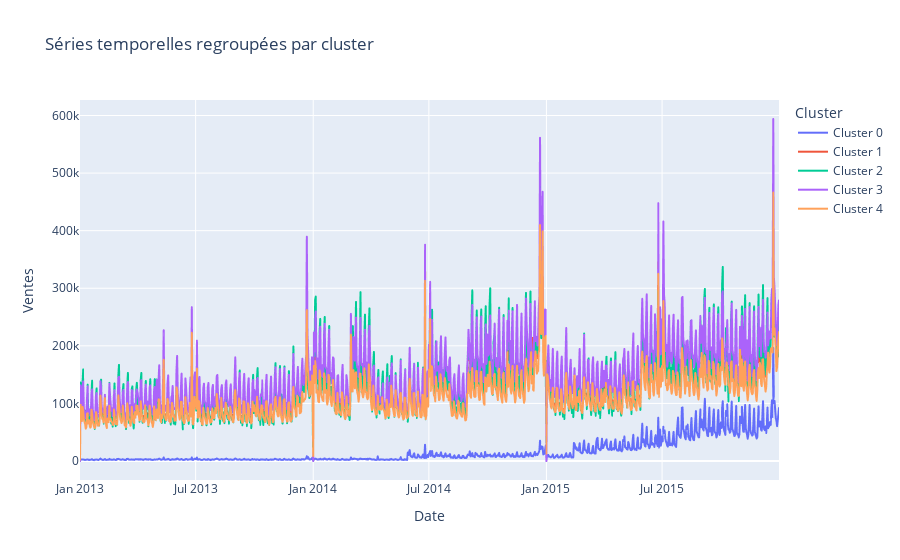

The notebook cell this image was saved under:
### Code cell
fig = px.line(
    all_clusters_time_series_train,
    x='date',
    y='sales',
    color='cluster',
    title='Séries temporelles regroupées par cluster',
    labels={'date': 'Date', 'sales': 'Ventes', 'cluster': 'Cluster'}
)

fig.show()

### Figure 1 — Plotly figure (JSON) as saved in the notebook; plotly's stock layout.template omitted (floating-point values rounded to 4 significant figures; data arrays with more than 128 entries replaced by an {"elided": "..."} marker saying what was removed)
{"data": [{"hovertemplate": "Cluster=Cluster 0<br>Date=%{x}<br>Ventes=%{y}<extra></extra>", "legendgroup": "Cluster 0", "line": {"color": "#636efa", "dash": "solid"}, "marker": {"symbol": "circle"}, "mode": "lines", "name": "Cluster 0", "showlegend": true, "type": "scattergl", "x": {"elided": "1092 str values"}, "xaxis": "x", "y": {"elided": "1092 float values"}, "yaxis": "y"}, {"hovertemplate": "Cluster=Cluster 1<br>Date=%{x}<br>Ventes=%{y}<extra></extra>", "legendgroup": "Cluster 1", "line": {"color": "#EF553B", "dash": "solid"}, "marker": {"symbol": "circle"}, "mode": "lines", "name": "Cluster 1", "showlegend": true, "type": "scattergl", "x": {"elided": "1092 str values"}, "xaxis": "x", "y": {"elided": "1092 float values"}, "yaxis": "y"}, {"hovertemplate": "Cluster=Cluster 2<br>Date=%{x}<br>Ventes=%{y}<extra></extra>", "legendgroup": "Cluster 2", "line": {"color": "#00cc96", "dash": "solid"}, "marker": {"symbol": "circle"}, "mode": "lines", "name": "Cluster 2", "showlegend": true, "type": "scattergl", "x": {"elided": "1092 str values"}, "xaxis": "x", "y": {"elided": "1092 float values"}, "yaxis": "y"}, {"hovertemplate": "Cluster=Cluster 3<br>Date=%{x}<br>Ventes=%{y}<extra></extra>", "legendgroup": "Cluster 3", "line": {"color": "#ab63fa", "dash": "solid"}, "marker": {"symbol": "circle"}, "mode": "lines", "name": "Cluster 3", "showlegend": true, "type": "scattergl", "x": {"elided": "1092 str values"}, "xaxis": "x", "y": {"elided": "1092 float values"}, "yaxis": "y"}, {"hovertemplate": "Cluster=Cluster 4<br>Date=%{x}<br>Ventes=%{y}<extra></extra>", "legendgroup": "Cluster 4", "line": {"color": "#FFA15A", "dash": "solid"}, "marker": {"symbol": "circle"}, "mode": "lines", "name": "Cluster 4", "showlegend": true, "type": "scattergl", "x": {"elided": "1092 str values"}, "xaxis": "x", "y": {"elided": "1092 float values"}, "yaxis": "y"}], "layout": {"legend": {"title": {"text": "Cluster"}, "tracegroupgap": 0}, "title": {"text": "Séries temporelles regroupées par cluster"}, "xaxis": {"anchor": "y", "domain": [0, 1], "title": {"text": "Date"}}, "yaxis": {"anchor": "x", "domain": [0, 1], "title": {"text": "Ventes"}}}}
